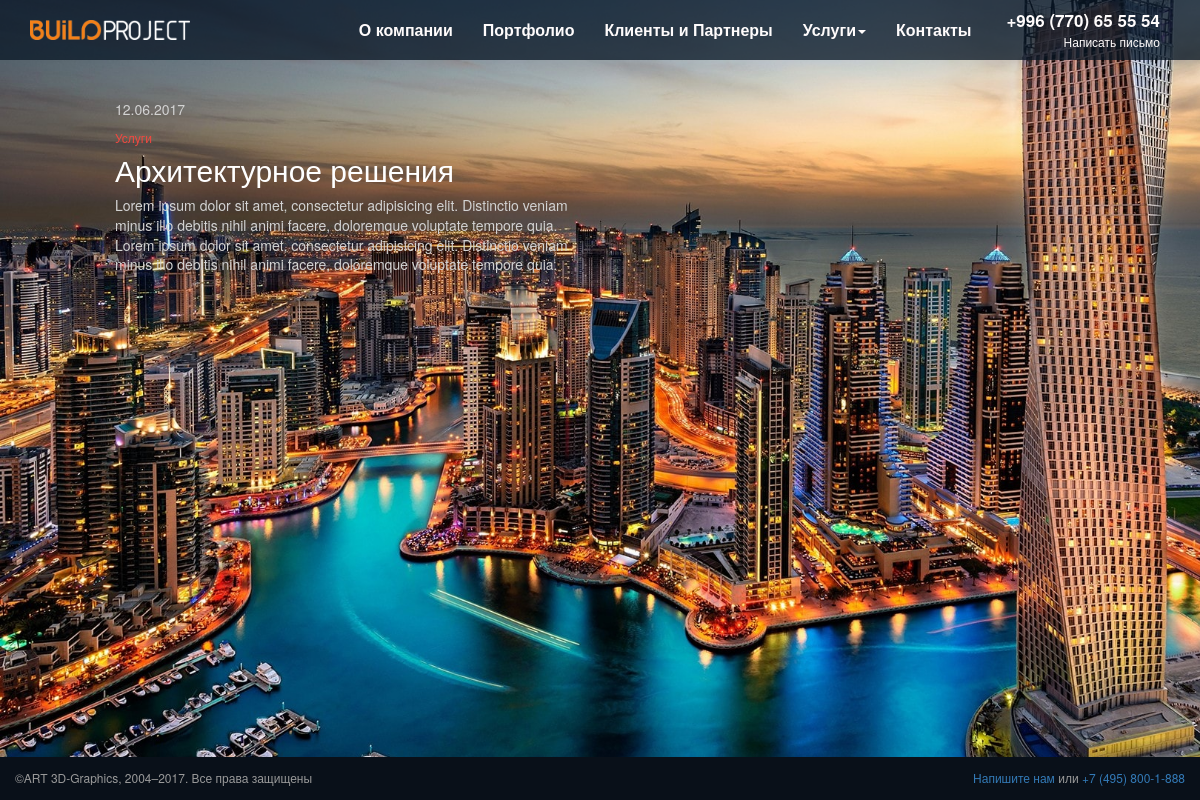
Page /services/arhitekturnoereshenija/ on the committed database.
### portfolio/models.py (models this page shows, shortened)
class Services(models.Model):
    class Meta:
        verbose_name = 'Услуга'
        verbose_name_plural = 'Услуги'
    categ_service = models.ForeignKey(ServicesCategory)
    back_image = models.ImageField(upload_to=item_upload_to)
    description = models.TextField()
    image = models.ManyToManyField(Slider, blank=True)

class ServicesCategory(models.Model):
    class Meta:
        verbose_name = 'Перечень услуг'
        verbose_name_plural = 'Перечень услуг'
    name = models.CharField(max_length=100)
    filter_by_category = models.CharField(max_length=100)

### portfolio/views.py (the view)
# urls.py: url(r'^services/(?P<category>[a-zA-Z0-9-]+)/$', ServicesView.as_view(), name='services_view'),
class ServicesView(ListView):
    model = Services
    template_name = "services.html"
    def get_context_data(self, **kwargs):
        context = super(ServicesView, self).get_context_data(**kwargs)
        category = self.kwargs['category']
        status = False
        if category == "graficheskijdizajnnaruzhnajareklama":
            status = True
        context['services'] = get_object_or_404(Services,
                                                categ_service__filter_by_category__iexact=category)
        context['status'] = status
        return context

### templates/services.html (shortened to what this page needs)
{% extends 'base.html' %}
{% load  staticfiles %}
{% block content %}
    <div class="container-fluid more" style=" background-image: url({{ services.back_image.url }});">
        <div class="row">
            <div class="col-md-5 col-md-offset-1 text">
                <p>12.06.2017</p>
                <p class="red">Услуги</p>
                <h2>{{ services.categ_service.name }}</h2>
                <p>{{ services.description }}</p>
            </div>
        </div>
    </div>
{% endblock %}

### static/static_dirs/css/style.css (style rules this page uses)
html { height: 100%; }
body { font-size: 16px; background-color: #151d26; height: 100%; line-height: 1.4; }
.red { color: #f24841 !important; }
.more { padding-top: 100px; width: 100%; min-height: 100%; color: #fff; background-position: left; background-size: cover; }
.more p { font-size: 14px; color: #d3d3d3; }
.more .red { color: #f24841 !important; margin-bottom: -13px; font-size: 12px; }

### rows in the picture
Services: back_image (picture), categ_service.name "Архитектурное решения", description "Lorem ipsum dolor sit amet, consectetur adipisicing elit. Distinctio veniam minus illo debitis nihil animi facere, doloremque voluptate tempore quia. Lorem ipsum dolor sit amet, consectetur adipisicing elit. Distinctio veniam minus illo debitis nihil animi facere, doloremque voluptate tempore quia."
